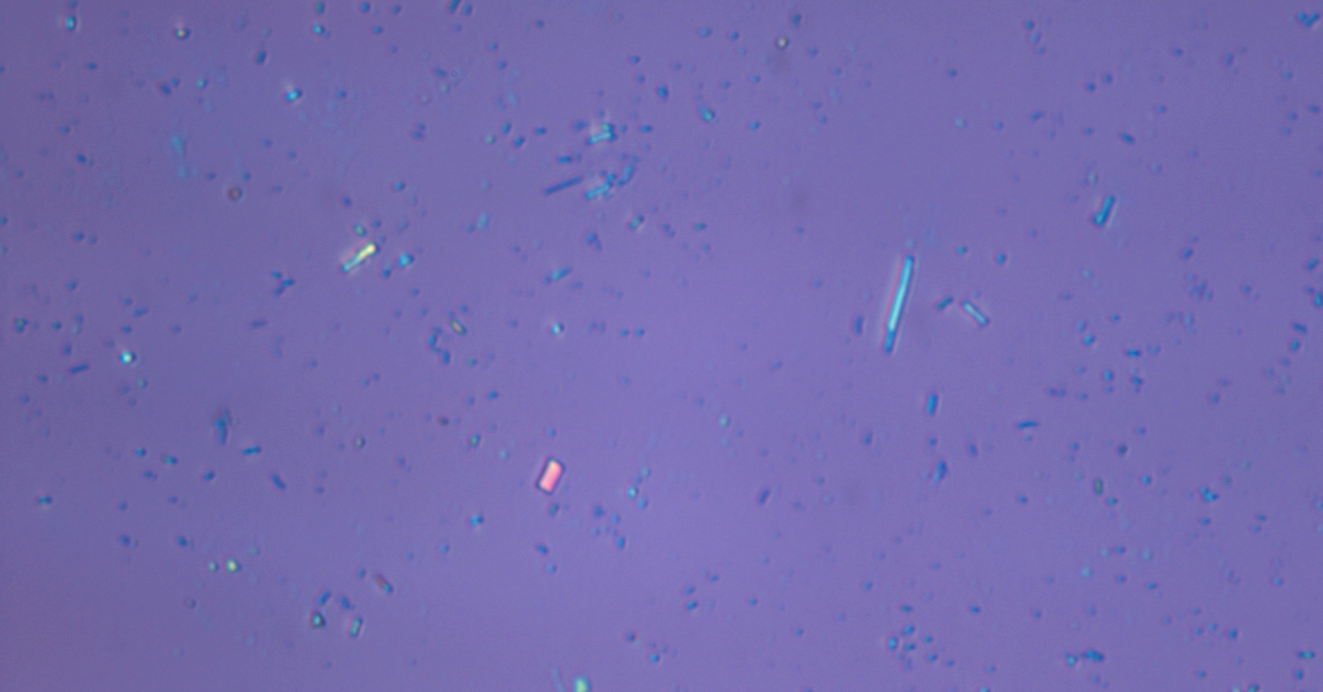
#> input picture edgepictures/falsepositive.PNG, 1323 x 692 px; its folder holds only this picture in this run
$ python -i hsv_pipeline.py   (imports and definitions only)
#> lines starting #> are read from the running program, lines starting #| are printed output that depends on the picture; after the words box and inside, x2 and y2 are one past the last pixel; in counts of white or black regions, pixels touching at a corner belong together
#!/usr/bin/env python3
"""
hsv_pipeline.py

Channel-Segregated Substrate Peak Normalization (CSSPN) pipeline for
unsupervised 2D material flake probability estimation.

This module implements a fully statistical, pixel-level approach that:
  1. Converts RGB to floating-point HSV.
  2. Locates the global substrate baseline via 1D histogram modes.
  3. Estimates per-channel substrate noise floors (standard deviations).
  4. Computes channel-segregated, standard-deviation-normalized distance maps.
  5. Applies saturation-gated hue suppression to stabilize hue at low saturation.
  6. Combines channels into a continuous probability map via exponential CDF.

No spatial denoising, edge detection, superpixels, or morphological
post-processing is used. The pipeline is entirely pixel-level.
"""

import numpy as np
import cv2
from typing import Dict, Tuple


class HSVPipeline:
    """
    Unsupervised flake probability engine based on Channel-Segregated
    Substrate Peak Normalization.

    The pipeline determines the global substrate background baseline
    (histogram modes) across the entire image and computes a multi-channel
    normalized probability heatmap.

    Parameters
    ----------
    w_S : float, default=1.0
        Weight for the Saturation channel distance.
    w_V : float, default=0.0
        Weight for the Value channel distance.
    w_H : float, default=0.0
        Weight for the (gated) Hue channel distance.
    substrate_tolerance : float, default=15.0
        Absolute channel tolerance used to build the substrate mask for
        noise-floor estimation (|S - S_sub| < tol AND |V - V_sub| < tol).
    epsilon : float, default=1e-5
        Small constant added to each channel standard deviation to prevent
        division-by-zero.
    """

    def __init__(
        self,
        w_S: float = 1.0,
        w_V: float = 0.0,
        w_H: float = 0.0,
        substrate_tolerance: float = 15.0,
        epsilon: float = 1e-5,
    ) -> None:
        # Validate weights sum to 1.0
        total = w_S + w_V + w_H
        if not np.isclose(total, 1.0, atol=1e-6):
            raise ValueError(
                f"Channel weights must sum to 1.0, got {total:.6f}"
            )
        self.w_S = float(w_S)
        self.w_V = float(w_V)
        self.w_H = float(w_H)
        self.substrate_tolerance = float(substrate_tolerance)
        self.epsilon = float(epsilon)

    # ------------------------------------------------------------------
    # Public API
    # ------------------------------------------------------------------
    def process(self, rgb_image: np.ndarray) -> Dict[str, object]:
        """
        Run the full pipeline on a single RGB image.

        Parameters
        ----------
        rgb_image : np.ndarray
            RGB uint8 image of shape (H, W, 3).

        Returns
        -------
        dict
            A dictionary containing:
              - 'probability_map'        : float32 (H, W) in [0.0, 1.0]
              - 'D_S'                    : float32 (H, W) saturation distance
              - 'D_V'                    : float32 (H, W) value distance
              - 'D_H_gated'              : float32 (H, W) gated hue distance
              - 'substrate_peak'         : (H_sub, S_sub, V_sub) tuple
              - 'substrate_std'          : (sigma_H, sigma_S, sigma_V) tuple
              - 'probability_heatmap_rgb': uint8 (H, W, 3) RGB heatmap
        """
        # Step 1: Convert to floating-point HSV
        hsv = self._convert_to_hsv(rgb_image)
        H, S, V = hsv[..., 0], hsv[..., 1], hsv[..., 2]

        # Step 2: Global histogram mode detection (substrate baseline)
        substrate_peak = self._find_substrate_peak(hsv)
        H_sub, S_sub, V_sub = substrate_peak

        # Step 3: Substrate noise floor estimation
        substrate_std = self._estimate_substrate_std(hsv, substrate_peak)
        sigma_H, sigma_S, sigma_V = substrate_std

        # Step 4: Segregated channel-distance calculations
        D_S = self._compute_saturation_distance(S, S_sub, sigma_S)
        D_V = self._compute_value_distance(V, V_sub, sigma_V)
        D_H = self._compute_hue_distance(H, H_sub, sigma_H)

        # Step 5: Saturation-gated hue suppression
        D_H_gated = self._apply_saturation_gate(D_H, S, S_sub, sigma_S)

        # Step 6: Multi-channel weighted probability combination
        probability_map = self._combine_probability(D_S, D_V, D_H_gated)

        # Build heatmap visualization
        heatmap = self._build_heatmap(probability_map)

        return {
            "probability_map": probability_map,
            "D_S": D_S,
            "D_V": D_V,
            "D_H_gated": D_H_gated,
            "substrate_peak": substrate_peak,
            "substrate_std": substrate_std,
            "probability_heatmap_rgb": heatmap,
        }

    # ------------------------------------------------------------------
    # Step 1: Image Input & Basic Validation
    # ------------------------------------------------------------------
    def _convert_to_hsv(self, rgb_image: np.ndarray) -> np.ndarray:
        """
        Convert an RGB uint8 image to floating-point HSV.

        Hue range: [0, 180) degrees (OpenCV standard).
        Saturation range: [0, 255].
        Value range: [0, 255].

        Returns a float32 array of shape (H, W, 3).
        """
        if rgb_image.ndim != 3 or rgb_image.shape[2] != 3:
            raise ValueError(
                f"Expected RGB image of shape (H, W, 3), got {rgb_image.shape}"
            )
        if rgb_image.dtype != np.uint8:
            rgb_image = np.clip(rgb_image, 0, 255).astype(np.uint8)

        hsv = cv2.cvtColor(rgb_image, cv2.COLOR_RGB2HSV)
        return hsv.astype(np.float32)

    # ------------------------------------------------------------------
    # Step 2: Global Histogram Mode Detection
    # ------------------------------------------------------------------
    def _compute_histograms(self, hsv: np.ndarray) -> Tuple[np.ndarray, np.ndarray, np.ndarray]:
        """
        Compute 1D histograms for each HSV channel.

        Returns
        -------
        (h_hist, s_hist, v_hist) : tuple of 1D float arrays
            - h_hist: 180 bins (bin width = 1.0)
            - s_hist: 256 bins (bin width = 1.0)
            - v_hist: 256 bins (bin width = 1.0)
        """
        H, S, V = hsv[..., 0], hsv[..., 1], hsv[..., 2]

        h_hist = cv2.calcHist([H], [0], None, [180], [0, 180]).flatten()
        s_hist = cv2.calcHist([S], [0], None, [256], [0, 256]).flatten()
        v_hist = cv2.calcHist([V], [0], None, [256], [0, 256]).flatten()

        return h_hist, s_hist, v_hist

    def _find_substrate_peak(self, hsv: np.ndarray) -> Tuple[float, float, float]:
        """
        Locate the global substrate baseline (H_sub, S_sub, V_sub) by
        finding the bin index with the maximum pixel count in each channel.

        Returns
        -------
        (H_sub, S_sub, V_sub) : tuple of floats
        """
        h_hist, s_hist, v_hist = self._compute_histograms(hsv)

        H_sub = float(np.argmax(h_hist))
        S_sub = float(np.argmax(s_hist))
        V_sub = float(np.argmax(v_hist))

        return (H_sub, S_sub, V_sub)

    # ------------------------------------------------------------------
    # Step 3: Substrate Noise Floor Estimation
    # ------------------------------------------------------------------
    def _estimate_substrate_std(
        self, hsv: np.ndarray, substrate_peak: Tuple[float, float, float]
    ) -> Tuple[float, float, float]:
        """
        Estimate per-channel standard deviations using only pixels that
        fall within a tight range around the substrate peaks.

        The substrate mask is defined as:
            |S - S_sub| < tolerance AND |V - V_sub| < tolerance

        A small epsilon is added to each sigma to prevent division by zero.

        Returns
        -------
        (sigma_H, sigma_S, sigma_V) : tuple of floats
        """
        H, S, V = hsv[..., 0], hsv[..., 1], hsv[..., 2]
        H_sub, S_sub, V_sub = substrate_peak

        # Build substrate mask
        substrate_mask = (
            (np.abs(S - S_sub) < self.substrate_tolerance)
            & (np.abs(V - V_sub) < self.substrate_tolerance)
        )

        # Compute standard deviations on substrate pixels only
        if substrate_mask.any():
            sigma_H = float(np.std(H[substrate_mask]))
            sigma_S = float(np.std(S[substrate_mask]))
            sigma_V = float(np.std(V[substrate_mask]))
        else:
            # Fallback: use full-image std if no substrate pixels found
            sigma_H = float(np.std(H))
            sigma_S = float(np.std(S))
            sigma_V = float(np.std(V))

        # Add epsilon to prevent division-by-zero
        sigma_H += self.epsilon
        sigma_S += self.epsilon
        sigma_V += self.epsilon

        return (sigma_H, sigma_S, sigma_V)

    # ------------------------------------------------------------------
    # Step 4: Segregated Channel-Distance Calculations
    # ------------------------------------------------------------------
    def _compute_saturation_distance(
        self,
        S: np.ndarray,
        S_sub: float,
        sigma_S: float,
    ) -> np.ndarray:
        """
        Saturation channel distance map.

        Linear absolute difference from the substrate saturation peak,
        normalized by the substrate saturation standard deviation:

            D_S = |S - S_sub| / sigma_S

        This yields high values for pixels whose saturation deviates
        significantly from the substrate baseline.
        """
        D_S = np.abs(S - S_sub) / sigma_S
        return D_S.astype(np.float32)

    def _compute_value_distance(
        self, V: np.ndarray, V_sub: float, sigma_V: float
    ) -> np.ndarray:
        """
        Value channel distance: linear absolute difference normalized by
        the substrate value standard deviation.

        D_V = |V - V_sub| / sigma_V
        """
        delta_V = np.abs(V - V_sub)
        return (delta_V / sigma_V).astype(np.float32)

    def _compute_hue_distance(
        self, H: np.ndarray, H_sub: float, sigma_H: float
    ) -> np.ndarray:
        """
        Hue channel distance with circular math.

        Hue is angular in [0, 180). The shortest circular distance is:
            delta_H = |((H - H_sub + 90) % 180) - 90|

        Normalized distance:
            D_H = delta_H / sigma_H
        """
        delta_H = np.abs(((H - H_sub + 90.0) % 180.0) - 90.0)
        return (delta_H / sigma_H).astype(np.float32)

    # ------------------------------------------------------------------
    # Step 5: Saturation-Gated Hue Suppression
    # ------------------------------------------------------------------
    def _apply_saturation_gate(
        self,
        D_H: np.ndarray,
        S: np.ndarray,
        S_sub: float,
        sigma_S: float,
    ) -> np.ndarray:
        """
        Zero out the hue distance where saturation is too low for hue to be
        statistically meaningful.

        Saturation gate: S_gate = S_sub + (2.0 * sigma_S)
        hue_valid_mask = S > S_gate

        D_H_gated = D_H * hue_valid_mask
        """
        S_gate = S_sub + (2.0 * sigma_S)
        hue_valid_mask = S > S_gate
        D_H_gated = D_H * hue_valid_mask
        return D_H_gated.astype(np.float32)

    # ------------------------------------------------------------------
    # Step 6: Multi-Channel Weighted Probability Combination
    # ------------------------------------------------------------------
    def _combine_probability(
        self,
        D_S: np.ndarray,
        D_V: np.ndarray,
        D_H_gated: np.ndarray,
    ) -> np.ndarray:
        """
        Combine the segregated channel distance maps into a unified
        continuous probability map.

        Weighted composite distance:
            D_composite = (w_S * D_S) + (w_V * D_V) + (w_H * D_H_gated)

        Exponential CDF scaling:
            P_map = 1.0 - exp(-0.5 * D_composite^2)

        Pure substrate pixels (D_composite ~ 0) evaluate to P ~ 0.0.
        Strong flake outliers (high distance) approach P ~ 1.0.
        """
        D_composite = (
            self.w_S * D_S
            + self.w_V * D_V
            + self.w_H * D_H_gated
        )

        P_map = 1.0 - np.exp(-0.5 * D_composite**2)
        return P_map.astype(np.float32)

    # ------------------------------------------------------------------
    # Visualization Helper
    # ------------------------------------------------------------------
    def _build_heatmap(self, probability_map: np.ndarray) -> np.ndarray:
        """
        Convert a probability map to an RGB heatmap using OpenCV's
        COLORMAP_INFERNO.

        Returns a uint8 (H, W, 3) RGB image.
        """
        prob_uint8 = (np.clip(probability_map, 0.0, 1.0) * 255).astype(np.uint8)
        heatmap_bgr = cv2.applyColorMap(prob_uint8, cv2.COLORMAP_INFERNO)
        return cv2.cvtColor(heatmap_bgr, cv2.COLOR_BGR2RGB)

>>> import cv2
>>> picture = cv2.cvtColor(cv2.imread('../../edgepictures/falsepositive.PNG'), cv2.COLOR_BGR2RGB)
>>> result = HSVPipeline().process(picture)
#> in _convert_to_hsv, `hsv = cv2.cvtColor(rgb_image, cv2.COLOR_RGB2HSV)`: hsv: shape (692, 1323, 3); mean H, S, V 124.2, 98.6, 174.5
#> in process, `H, S, V = hsv[..., 0], hsv[..., 1], hsv[..., 2]`:
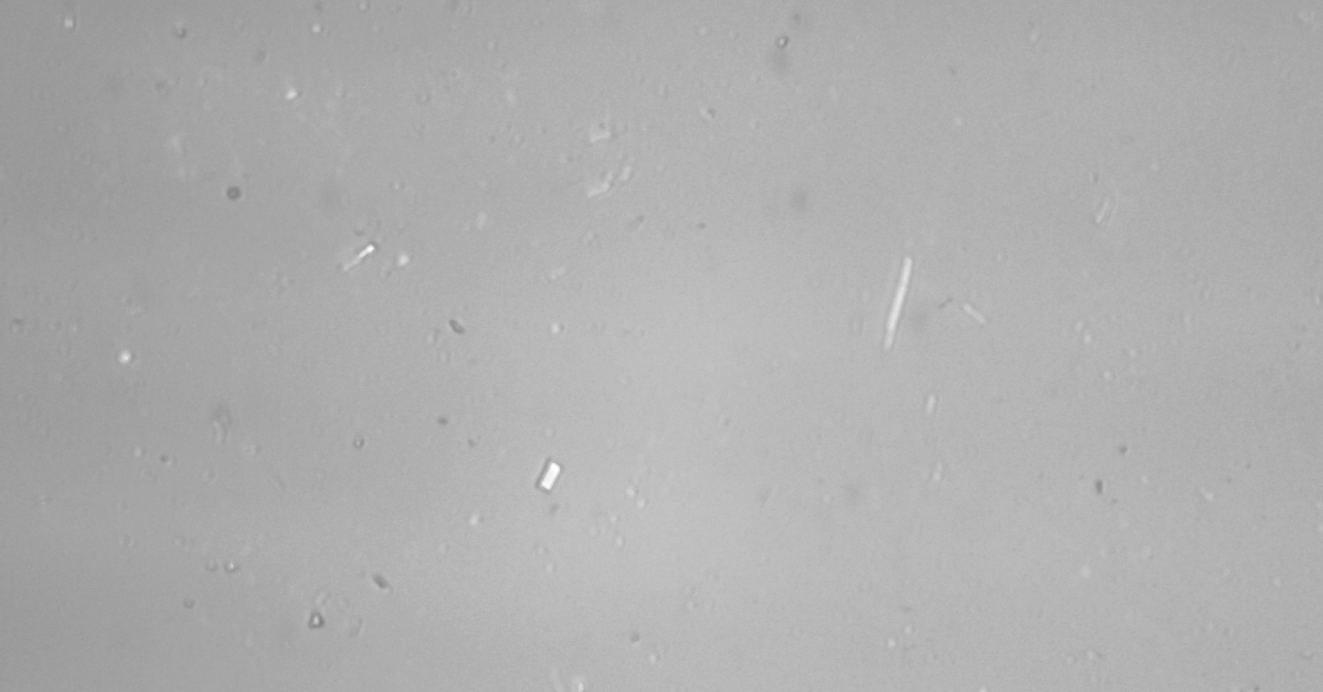
#> V: shape (692, 1323) float32; min 127, max 255, mean 174.5
#> in _compute_histograms, `h_hist = cv2.calcHist([H], [0], None, [180], [0, 180]).flatten()`: h_hist = 180 values, max 281896 at index 124, min 0 at index 0, mean 5086.2
#> in _compute_histograms, `s_hist = cv2.calcHist([S], [0], None, [256], [0, 256]).flatten()`: s_hist = 256 values, max 100789 at index 98, min 0 at index 0, mean 3576.2
#> in _compute_histograms, `v_hist = cv2.calcHist([V], [0], None, [256], [0, 256]).flatten()`: v_hist = 256 values, max 47023 at index 177, min 0 at index 0, mean 3576.2
#> in _find_substrate_peak, `H_sub = float(np.argmax(h_hist))`: H_sub = 124
#> in _find_substrate_peak, `S_sub = float(np.argmax(s_hist))`: S_sub = 98
#> in _find_substrate_peak, `V_sub = float(np.argmax(v_hist))`: V_sub = 177
#> in process, `substrate_peak = self._find_substrate_peak(hsv)`: substrate_peak = (124, 98, 177)
#> in process, `H_sub, S_sub, V_sub = substrate_peak`: H_sub = 124; S_sub = 98; V_sub = 177
#> in _estimate_substrate_std, `H_sub, S_sub, V_sub = substrate_peak`: H_sub = 124; S_sub = 98; V_sub = 177
#> in _estimate_substrate_std, `substrate_mask = ( (np.abs(S - S_sub) < self.substrate_tolerance) & (n..`:
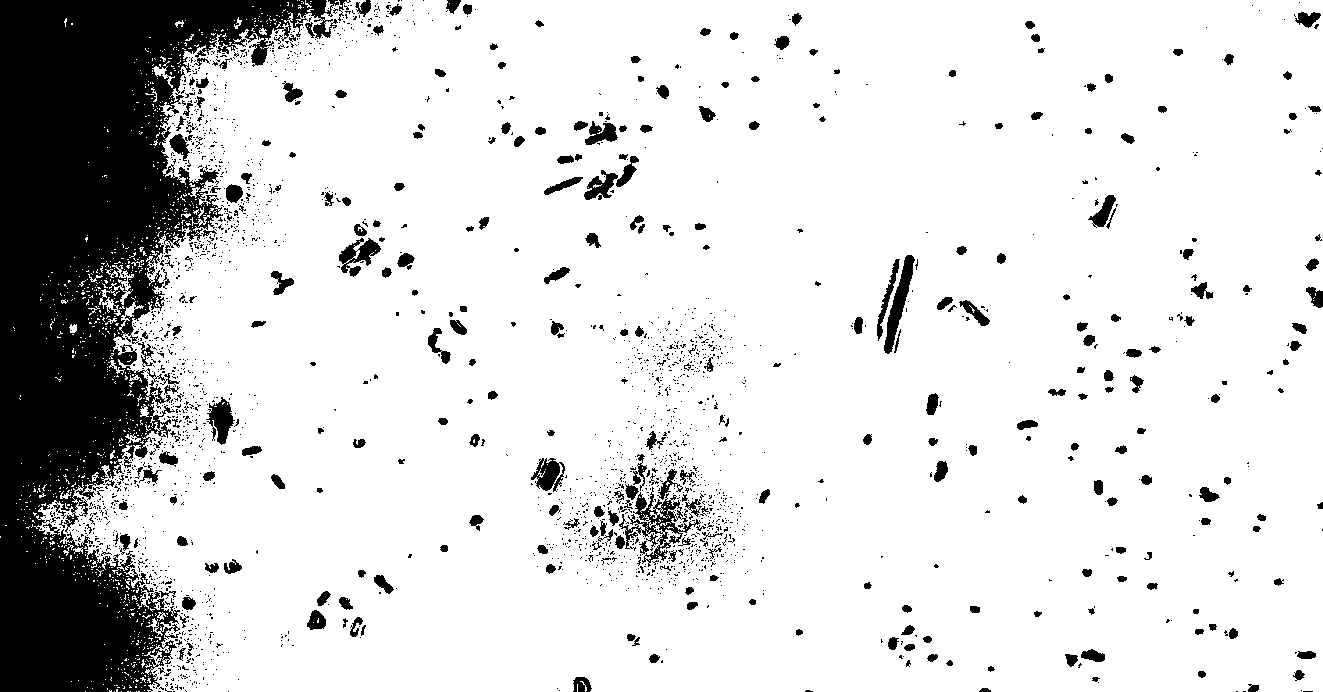
#> substrate_mask: shape (692, 1323) bool; 84.6% white; 2403 black regions (2105 under 20 px), largest, box (x1, y1, x2, y2) and area: (0, 0, 339, 692) 107107, (619, 487, 701, 567) 1653, (884, 255, 915, 354) 1042
#> in _estimate_substrate_std, `sigma_H = float(np.std(H[substrate_mask]))`: sigma_H = 1.69
#> in _estimate_substrate_std, `sigma_S = float(np.std(S[substrate_mask]))`: sigma_S = 3.64
#> in _estimate_substrate_std, `sigma_V = float(np.std(V[substrate_mask]))`: sigma_V = 6.75
#> in process, `substrate_std = self._estimate_substrate_std(hsv, substrate_peak)`: substrate_std = (1.69, 3.64, 6.75)
#> in process, `sigma_H, sigma_S, sigma_V = substrate_std`: sigma_H = 1.69; sigma_S = 3.64; sigma_V = 6.75
#> in _compute_value_distance, `delta_V = np.abs(V - V_sub)`:
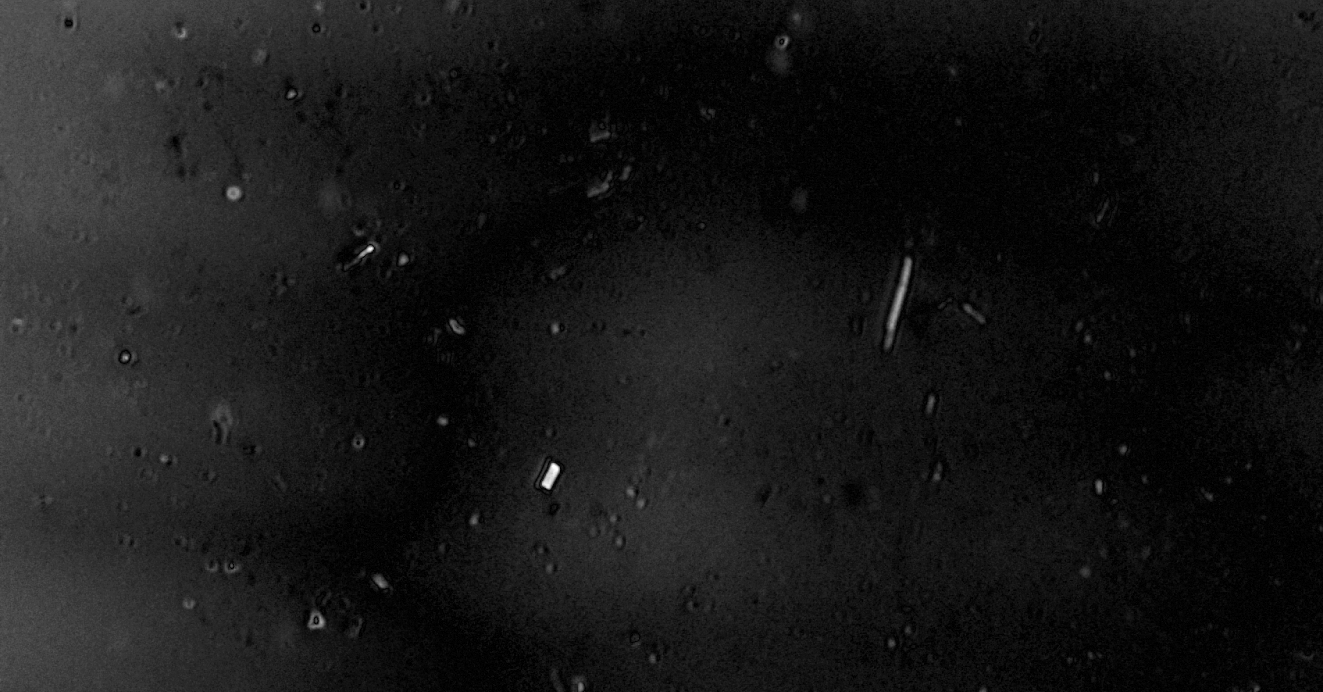
#> delta_V: shape (692, 1323) float32; min 0, max 78, mean 7.3; drawn with min black and max white
#> in _apply_saturation_gate, `S_gate = S_sub + (2.0 * sigma_S)`: S_gate = 105.3
#> in _apply_saturation_gate, `hue_valid_mask = S > S_gate`: hue_valid_mask: shape (692, 1323) bool; 4.7% white; 2249 white regions (1883 under 20 px), largest, box (x1, y1, x2, y2) and area: (880, 253, 915, 356) 1061, (581, 153, 642, 201) 959, (1087, 194, 1118, 231) 502
#> in _build_heatmap, `heatmap_bgr = cv2.applyColorMap(prob_uint8, cv2.COLORMAP_INFERNO)`:
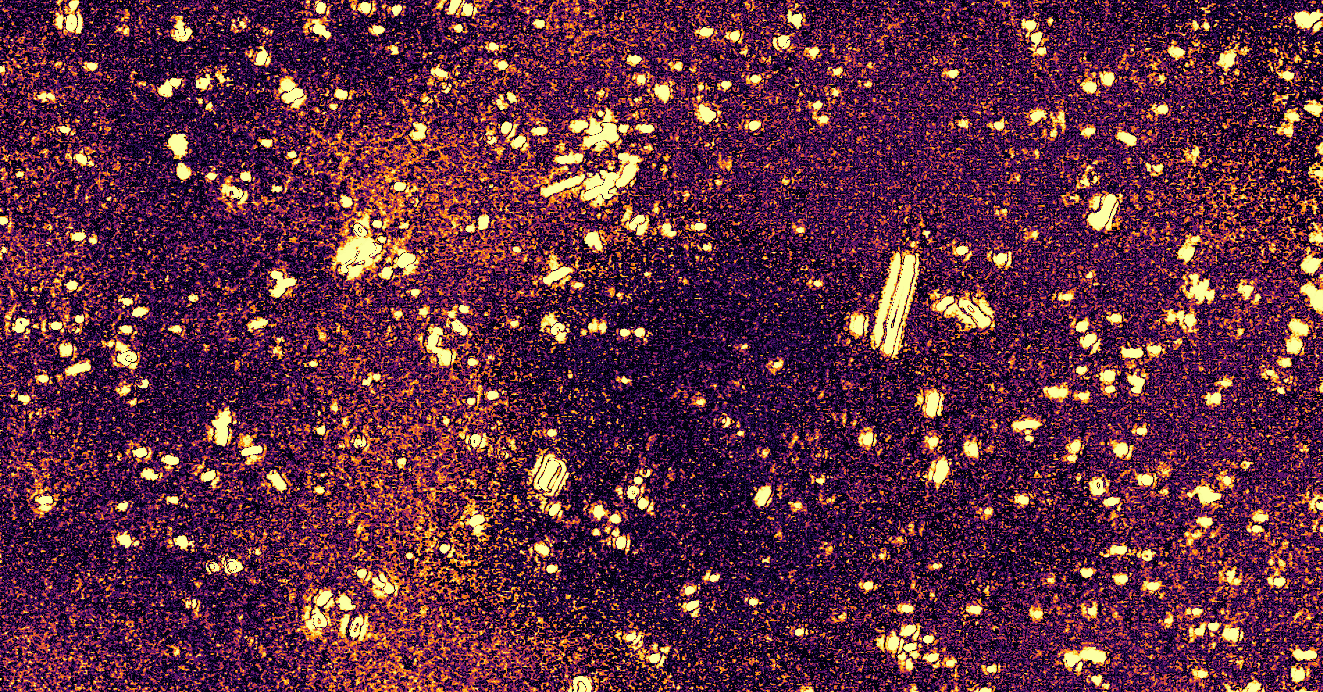
#> heatmap_bgr: shape (692, 1323, 3); mean B, G, R 63.5, 44.3, 93.7
#> result = 7 items
